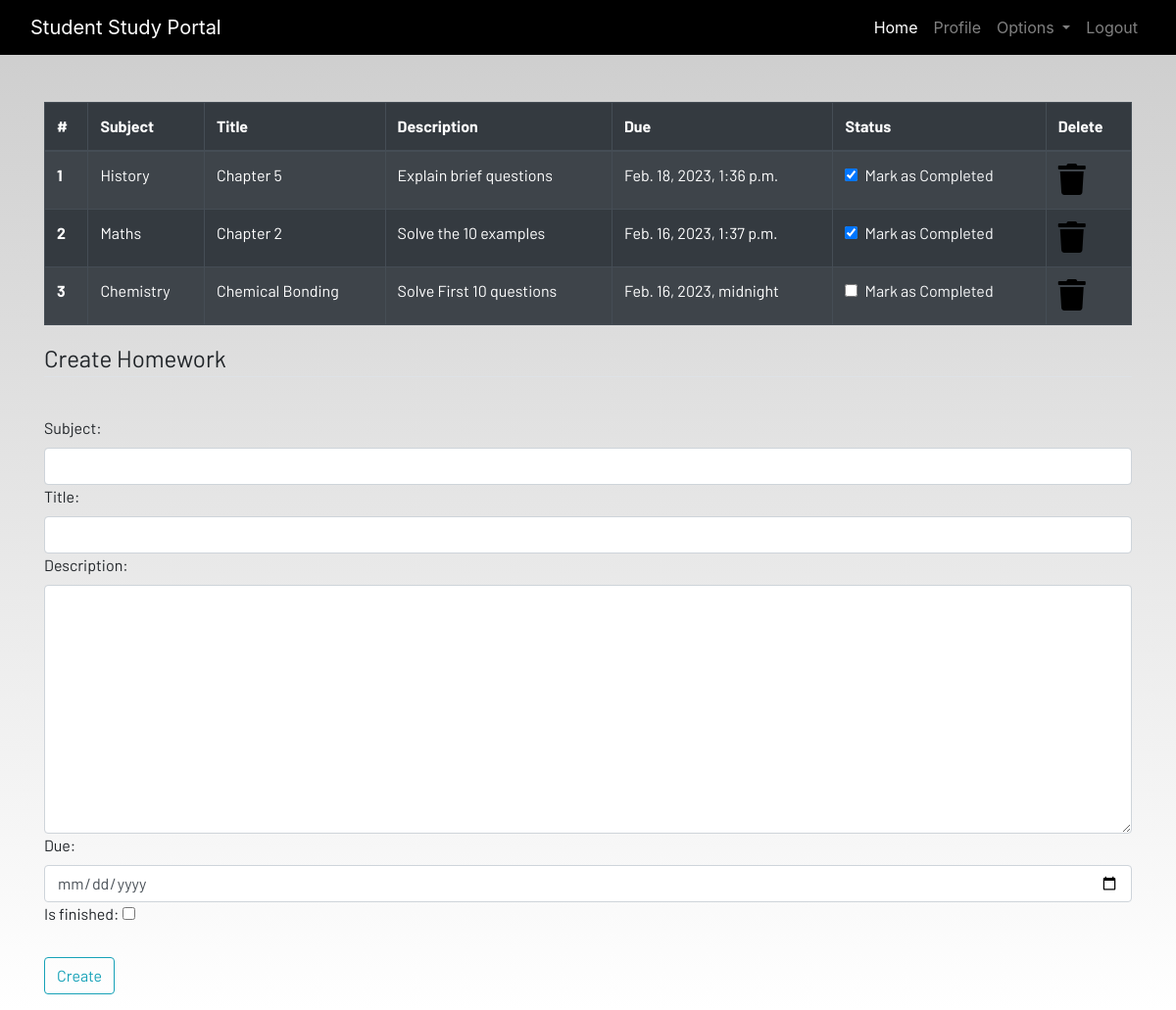
The page /homework (signed in) on the database its author committed.
### dashboard/models.py (models this page shows, shortened)
class Homework(models.Model):
    user = models.ForeignKey(User, on_delete=models.CASCADE)
    subject = models.CharField(max_length=50)
    title = models.CharField(max_length=100)
    description = models.TextField()
    due = models.DateTimeField()
    is_finished = models.BooleanField(default=False)

### dashboard/views.py (the view)
# urls.py: path('homework',views.homework,name='homework'),
@login_required
def homework(request):
    if request.method=='POST':
        form = HomeworkForm(request.POST)
        if form.is_valid():
            try:
                finished = request.POST['is_finished']
                if finished == 'on':
                    finished = True
                else:
                    finished = False
            except:
                finished = False
            homeworks = Homework(
                user = request.user,
                subject = request.POST['subject'],
                title = request.POST['title'],
                description = request.POST['description'],
                due = request.POST['due'],
                is_finished = finished
                )
            homeworks.save()
            messages.success(request,f"Homework Added from {request.user.username} !!")
    else:
        form = HomeworkForm()
    homework = Homework.objects.filter(user=request.user)
    if len(homework)==0:
        homework_done = True
    else:
        homework_done= False
    context = {
        'homeworks':homework,
        'homework_done':homework_done,
        'form':form
        }
    return render(request,'dashboard/homework.html',context)

### dashboard/forms.py
class HomeworkForm(forms.ModelForm):
    class Meta:
        model = Homework
        widgets = {
                   'due' : DateInput(attrs={"class":'form-control'}),
                   'subject':forms.TextInput(attrs={"class":'form-control'}),
                   'title':forms.TextInput(attrs={"class":'form-control'}),
                   'description':forms.Textarea(attrs={"class":'form-control'}),
                   }
        fields = ['subject','title','description','due','is_finished']

### dashboard/templates/dashboard/homework.html (shortened to what this page needs)
{% extends 'dashboard/base.html' %} {% load static %} {% load crispy_forms_tags
%} {% block content %}
<div class="container">
  {% if not homework_done %}
  <table class="table table-striped table-bordered table-hover table-dark">
    <thead>
      <tr>
        <th scope="col">#</th>
        <th scope="col">Subject</th>
        <th scope="col">Title</th>
        <th scope="col">Description</th>
        <th scope="col">Due</th>
        <th scope="col">Status</th>
        <th scope="col">Delete</th>
      </tr>
    </thead>
    <tbody>
      {% for homework in homeworks %}
      <tr>
        <th scope="row">{{forloop.counter}}</th>
        <td>{{homework.subject}}</td>
        <td>{{homework.title}}</td>
        <td>{{homework.description}}</td>
        <td>{{homework.due}}</td>
        <td>
          <a href="{% url 'update-homework' homework.id %}">
            <div class="form-check">
              {% if homework.is_finished == True %}
              <input
                class="form-check-input"
                type="checkbox"
                value=""
                checked
              />
              {% else %}
              <input class="form-check-input" type="checkbox" value="" />
              {% endif %}
              <label class="form-check-label text-light" for="flexCheckDefault">
                Mark as Completed
              </label>
            </div>
          </a>
        </td>
        <td>
          <a href="{% url 'delete-homework' homework.id %}"
            ><i class="fa fa-trash fa-2x"></i
          ></a>
        </td>
      </tr>
      {% endfor %}
    </tbody>
  </table>
  {% else %}
  <h4>All homeworks are completed!! Create to have more!!</h4>
  {% endif %}
</div>
<div class="container">
  <form method="POST">
    <fieldset class="form-group">
      <legend class="border-bottom mb-4">Create Homework</legend>
    </fieldset>
    {{form}}
    <div class="form-group mt-4">
      <button href="" class="btn btn-outline-info" type="submit">Create</button>
    </div>
  </form>
</div>
{% endblock content %}

### dashboard/templates/dashboard/base.html (shortened to what this page needs)
<!DOCTYPE html>
{% load static %}
<html lang="en">
  <head>
    <link
      rel="stylesheet"
      href="https://stackpath.bootstrapcdn.com/bootstrap/4.3.1/css/bootstrap.min.css"
    />
    <link
      rel="stylesheet"
      href="https://use.fontawesome.com/releases/v5.7.2/css/all.css"
    />
    <link rel="stylesheet" href="{% static 'css/main.css' %}" />
  </head>
  <body>
    <header>
      <nav class="navbar navbar-expand-lg navbar-dark bg-dark">
        <div class="container-fluid">
          <a class="navbar-brand" href="{% url 'home' %}"
            >Student Study Portal</a
          >
          <div
            class="collapse navbar-collapse justify-content-end"
            id="navbarSupportedContent"
          >
            <ul class="navbar-nav mb-2 mb-lg-0">
              <li class="nav-item">
                <a
                  class="nav-link active"
                  aria-current="page"
                  href="{% url 'home' %}"
                >
                  Home</a
                >
              </li>
              {% if user.is_authenticated %}
              <li class="nav-item">
                <a class="nav-link" href="{% url 'profile' %}">Profile</a>
              </li>
              <li class="nav-item dropdown">
                <a
                  class="nav-link dropdown-toggle"
                  href="#"
                  id="navbarDropdown"
                  role="button"
                  data-toggle="dropdown"
                  aria-haspopup="true"
                  aria-expanded="false"
                >
                  Options
                </a>
              </li>
              <li class="nav-item">
                <a class="nav-link" href="{% url 'logout' %}">Logout</a>
              </li>
              {% endif %}
            </ul>
          </div>
        </div>
      </nav>
    </header>
    <br /><br />
    <main>
       {% block content %} {% endblock content %}
    </main>
  </body>
</html>

### static/css/main.css (style rules this page uses)
html { scroll-behavior: smooth; height: 100%; width: 100%; }
main { font-family: Barlow, Quicksand, Rubik, sans-serif, serif, 'Times New Roman', Times, serif !important; }
.navbar { background-color: rgb(0, 0, 0) !important; }
a { text-decoration: none !important; color: black; }
html, body { max-width: 100%; overflow-x: hidden; height: 100%; width: 100%; }
body { background: linear-gradient(rgba(0, 0, 0, 0.2), rgba(255, 255, 255, 0.5)); overflow-x: hidden; background-repeat: no-repeat; }
.fa { color: black; }

### rows shown on the page
Homework: subject "History", title "Chapter 5", description "Explain brief questions", due "Feb. 18, 2023, 1:36 p.m."
Homework: subject "Maths", title "Chapter 2", description "Solve the 10 examples", due "Feb. 16, 2023, 1:37 p.m."
Homework: subject "Chemistry", title "Chemical Bonding", description "Solve First 10 questions", due "Feb. 16, 2023, midnight"
